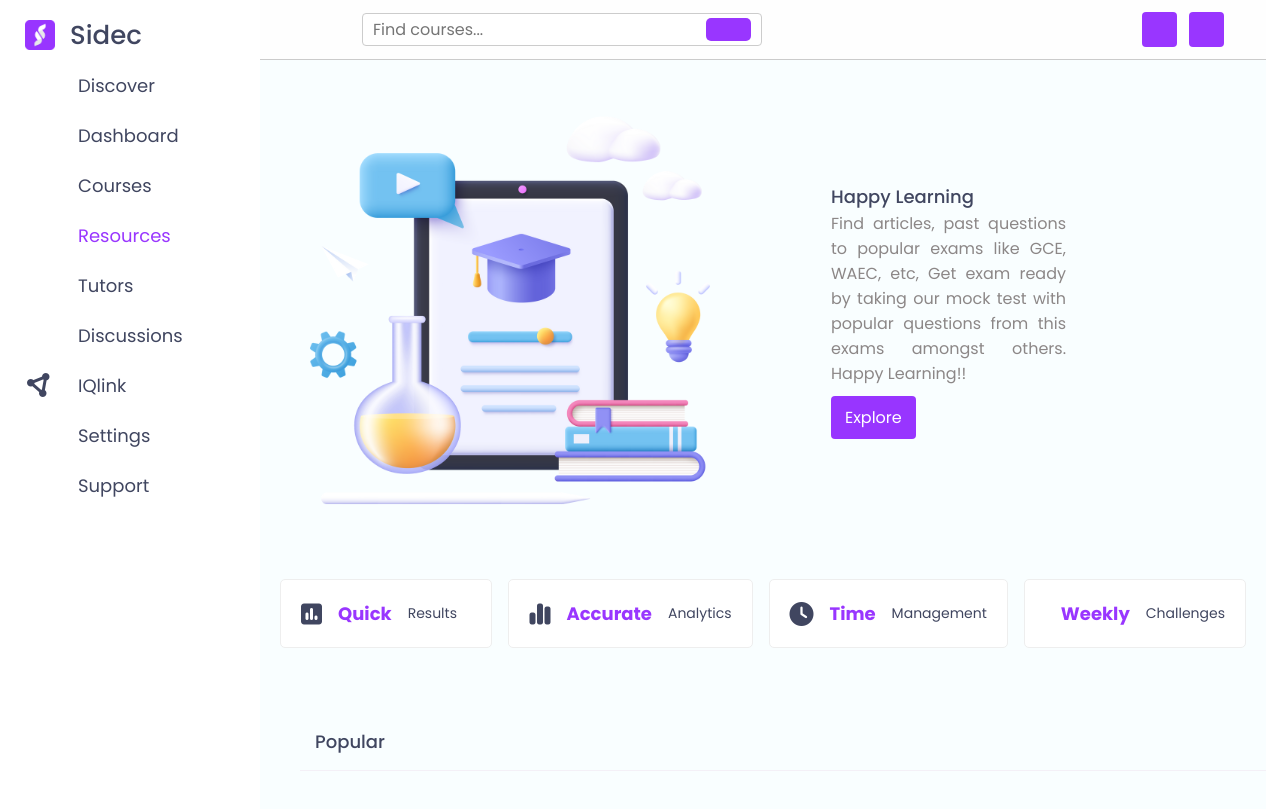
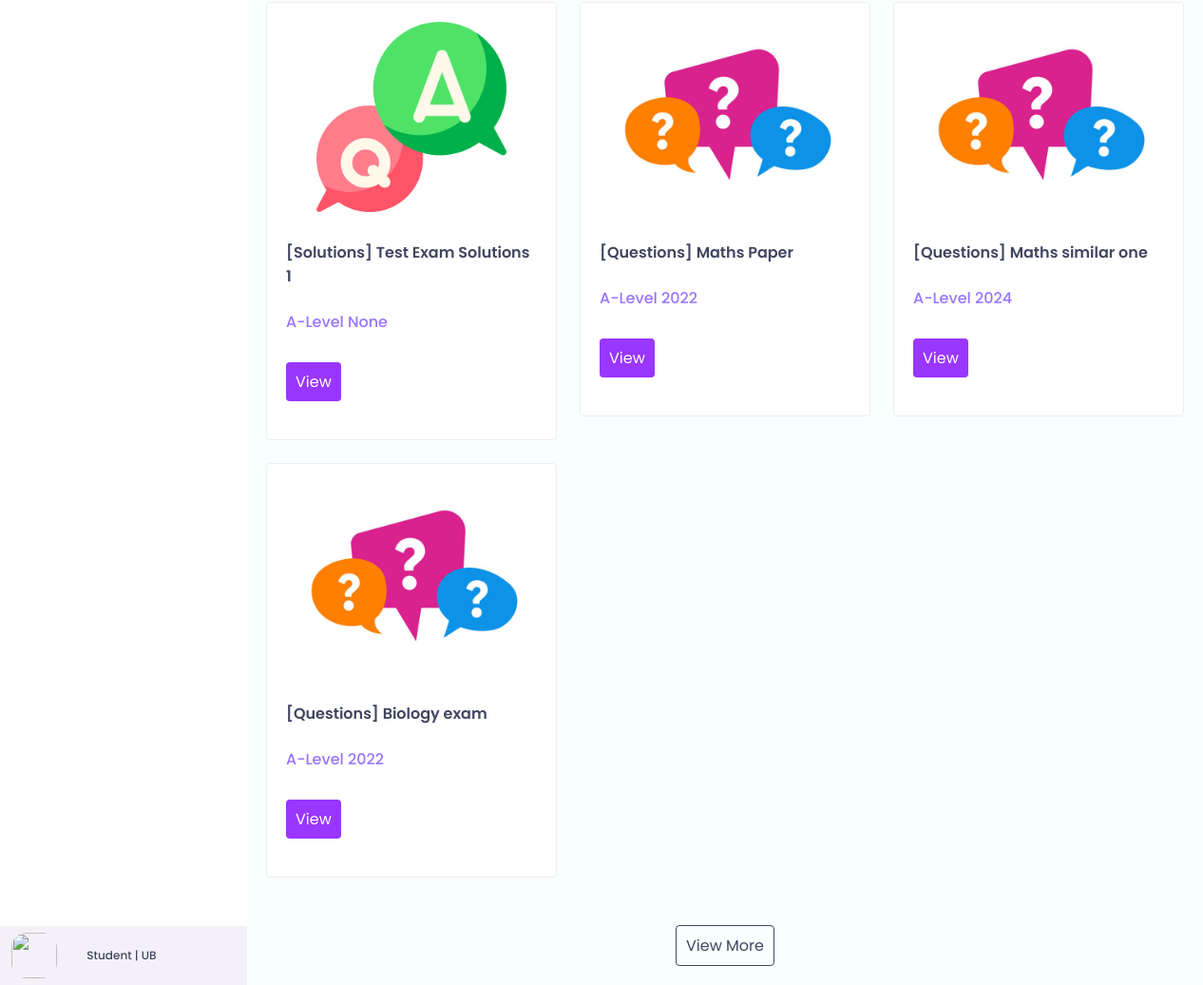
Page /resources on the committed database (2 pictures, top to bottom).
### base/models.py (models this page shows)
class Resource(models.Model):
    RESOURCE_TYPES = [
        ('QNS', 'Questions'),
        ('SOL', 'Solutions'),
    ]
    title = models.CharField(max_length=255)
    subject = models.CharField(max_length=255, blank=True, null=True)
    level = models.CharField(max_length=255, blank=True, null=True)
    year = models.CharField(max_length=4, blank=True, null=True)
    resource_type = models.CharField(max_length=3, choices=RESOURCE_TYPES)
    pdf_file = models.FileField(upload_to='resources')
    def __str__(self):
        return self.title

### base/views.py (the view)
# urls.py: path('resources', views.resources, name='resources'),
def resources(request):
    resources = Resource.objects.all()
    context = {'resources': resources}
    return render(request, 'main_pages/resources.html', context)

### templates/main_pages/resources.html (shortened to what this page needs)
{% load static %}
<!DOCTYPE html>
<html lang="en">
<head>
    <link rel="stylesheet" href="{% static 'css/resources.css' %}">
    <link rel="stylesheet" href="https://cdnjs.cloudflare.com/ajax/libs/font-awesome/6.5.1/css/all.min.css" />
    <link rel="stylesheet" href="https://cdnjs.cloudflare.com/ajax/libs/remixicon/3.6.0/remixicon.css" />
</head>
<body>
    <div class="sidebar">
        <div class="logo-details">
            <img src="{% static 'images/Asset 6.png' %}" alt="sidec org">
            <span class="logo_name">Sidec</span>
        </div>
        <ul class="nav-links">
            <li>
                <a href="{% url 'discover' %}">
                    <i class="ri-rocket-2-fill"></i>
                    <span class="link_name">Discover</span>
                </a>
            </li>
            <li>
                <a href="{% url 'dashboard' %}">
                    <i class="ri-layout-grid-fill"></i>
                    <span class="link_name">Dashboard</span>
                </a>
            </li>
            <li>
                <div class="iocn-link">
                    <a href="{% url 'courses' %}">
                        <i class="ri-book-open-fill"></i>
                        <span class="link_name">Courses</span>
                    </a>
                    <i class="ri-arrow-down-s-line arrow"></i>
                </div>
            </li>
                <li>
                    <div class="iocn-link">
                        <a href="{% url 'resources' %}" class="active">
                            <i class="ri-archive-drawer-fill"></i>
                            <span class="link_name">Resources</span>
                        </a>
                        <i class="ri-arrow-down-s-line arrow"></i>
                    </div>
             </li>
             <li>
                     <div class="iocn-link">
                        <a href="{% url 'tutors' %}">
                            <i class="ri-service-fill"></i>
                            <span class="link_name">Tutors</span>
                        </a>
                             <i class="ri-arrow-down-s-line arrow"></i>
                     </div>
                 </li>
                 <li>
                    <a href="{% url 'discuss' %}">
                        <i class="ri-chat-1-fill"></i>
                        <span class="link_name">Discussions</span>
                    </a>
                </li>
                <li>
                    <a href="{% url 'iqlink' %}">
                     <i class="fa-solid fa-circle-nodes"></i>
                        <span class="link_name">IQlink</span>
                    </a>
             </li>
                <li>
                    <a href="{% url 'settings' %}">
                        <i class="ri-settings-fill"></i>
                        <span class="link_name">Settings</span>
                    </a>
                </li>
                <li>
                    <a href="{% url 'support' %}">
                        <i class="ri-question-fill"></i>
                        <span class="link_name">Support</span>
                    </a>
                </li>
                {% include 'profile_area.html' %}
        </ul>
    </div>
    <section class="home-section header">
        <div class="home-content">
            <div class="flex">
                <form action="" method="post" class="search-form">
                    <input type="text" name="search_box" placeholder="Find courses..." required maxlength="100">
                    <button type="submit" class="ri-search-line"></button>
                </form>
                <div class="icons">
                    <div id="feed-btn"  class="ri-notification-4-fill"></div>
                    <div id="user-btn" class="ri-user-5-fill"></div>
                </div>
            </div>
            </div>
         <div id="about_resources">
            <div class="row">
                <div class="image">
                    <img src="{% static 'images/abbbb.png' %}" id="spe" alt="sidec">
                </div>
                <div class="content">
                    <h3>Happy Learning</h3>
                    <p>Find articles, past questions to popular exams like GCE, WAEC, etc,
                        Get exam ready by taking our mock test with popular questions from this exams amongst others. Happy Learning!!
                    </p>
                    <div class="dropdown">
                        <button onclick="myFunction3()" class="dropbtn">Explore </button>
                      </div>
                </div>
            </div>
            <div class="box-container">
                <div class="box">
                    <i class="fa-solid fa-square-poll-vertical"></i>
                    <h3>Quick</h3>
                    <span>Results</span>
                </div>
                <div class="box">
                    <i class="fa-solid fa-chart-simple"></i>
                    <h3>Accurate</h3>
                    <span>Analytics</span>
                </div>
                <div class="box">
                    <i class="fa-solid fa-clock"></i>
                    <h3>Time</h3>
                    <span>Management</span>
                </div>
                <div class="box">
                    <h3>Weekly</h3>
                    <span>Challenges</span>
                </div>
            </div>
         </div>
            <div id="resources_0">
                <h1 class="heading hd2">Popular</h1>
                <div class="box-container">
                    {% for resource in resources %}
                    <a href="{% url 'resource_material' resource.id %}" style="text-decoration: none;">
                        <div class="box">
                            <div class="tutor">
                                <img src="{% if resource.resource_type == 'QNS' %}{% static 'images/Questions.jpg' %}{% else %}{% static 'images/question_1055391.png' %}{% endif %}" style="object-fit: contain;" class="thumb" alt="food & science">
                                <h3 class="title">{% if resource.resource_type == 'QNS' %}[Questions]{% else %}[Solutions]{% endif %} {{resource}}</h3>
                                <h3 style="color: #9875ff; font-weight: 500;">{{resource.level}} {{resource.year}}</h3>
                                <span class="inline-btn" style="margin-top: 10px;">View </span>
                            </div>
                        </div>
                    </a>
                    {% endfor %}
                </div>
                <div class="more-btn">
                    <a href="{% url 'courses' %}" class="inline-option-btn">View more</a>
                </div>
            </div>
    </section>
</body>
</html>

### rows in the picture
Resource: resource_type "[Solutions]", title "Test Exam Solutions 1", level "A-Level", year "None"
Resource: resource_type "[Questions]", title "Maths Paper", level "A-Level", year "2022"
Resource: resource_type "[Questions]", title "Maths similar one", level "A-Level", year "2024"
Resource: resource_type "[Questions]", title "Biology exam", level "A-Level", year "2022"
